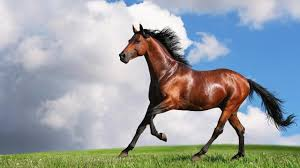
#> input picture download (1).jpeg, 300 x 168 px
$ jupyter execute --allow-errors methodTestWithHistogram.ipynb
#> lines starting #> are read from the running program, lines starting #| are printed output that depends on the picture
[cell 1]
# grupo:
#     Guilherme Neri
#     Lucas Antunes
#     Rodrigo Bisso
#     Jian Furquim
#     Victor Bifoni
#     Henrique Fan

[cell 2]
from skimage import data, io, filters, exposure

[cell 3]
import matplotlib.pyplot as plt

[cell 4]
import pandas as pd
import numpy as np

[cell 5]
from skimage.color import rgb2gray

[cell 6]
horse2=io.imread('download (1).jpeg')
#> horse2 is the input picture: shape (168, 300, 3); mean R, G, B 154.1, 161.1, 165

#> (a cell that did not finish here is left out)

#> (a cell that did not finish here is left out)

[cell 9]
horse2=rgb2gray(horse2)
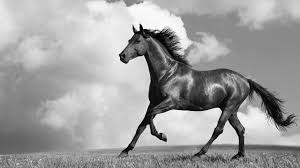
#> horse2: shape (168, 300) float64; min 0, max 1, mean 0.627
io.imshow(horse2)

#> (a cell that did not finish here is left out)

[cell 11]
image2 = horse2
edges = filters.sobel(image2)
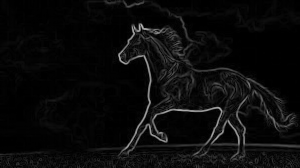
#> edges: shape (168, 300) float64; min 0, max 0.711, mean 0.0439
plt.bar( exposure.histogram(image2)[1], exposure.histogram(image2)[0])
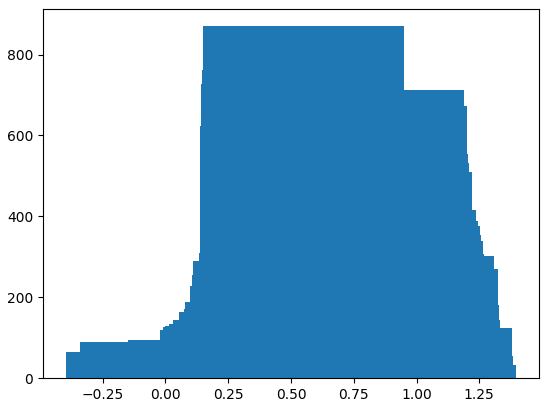
#> figure drawn by matplotlib, 1 panel; tallest bar 870 high, from x = 0.149 to 0.949

$ run again, with .jpeg copied over download (1).jpeg
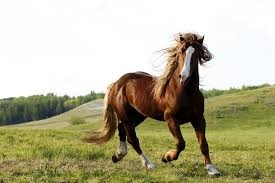
#> input picture .jpeg, 275 x 183 px
#> horse2 is the input picture: shape (183, 275, 3); mean R, G, B 181.8, 177.3, 148.8
#> horse2: shape (183, 275) float64
#> `edges = filters.sobel(image2)`:
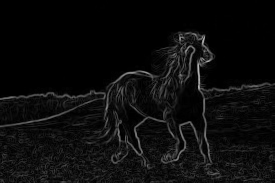
#> edges: shape (183, 275) float64; min 0, max 0.703, mean 0.0481
#> `[cell 11] image2 = horse2 edges = filters.sobel(image2) plt.bar( expos..`:
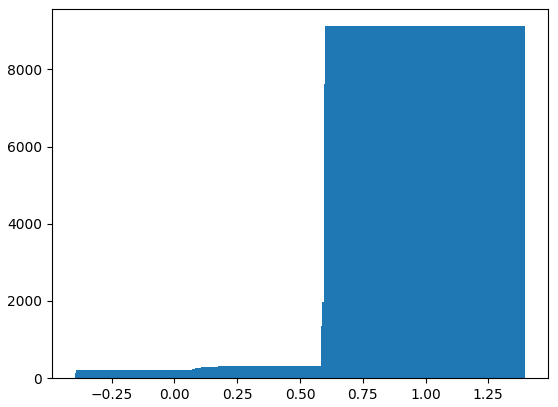
#> figure drawn by matplotlib, 1 panel; tallest bar 9117 high, from x = 0.598 to 1.4
